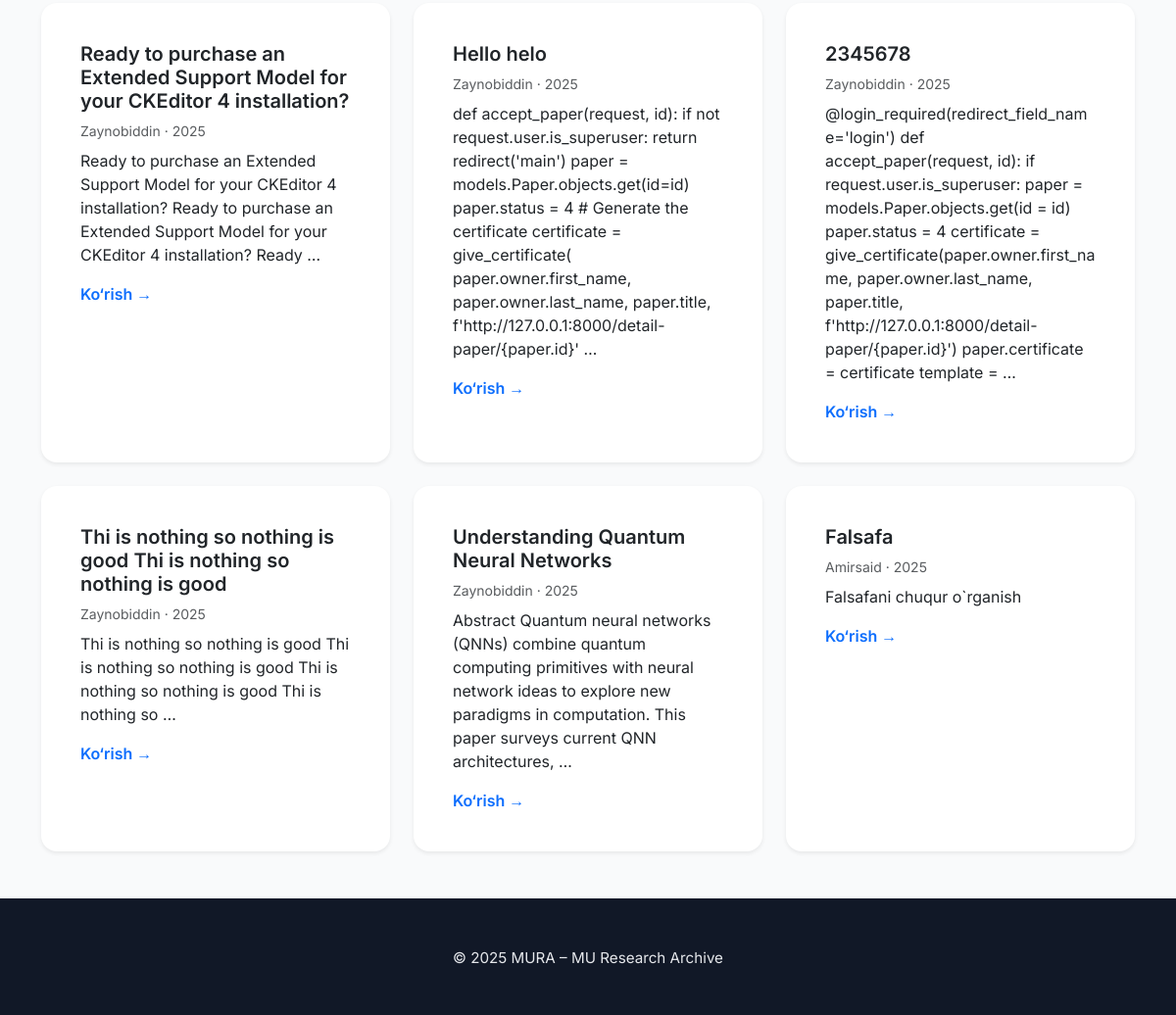
The app's page /all-papers/ (signed in, lower part), older data.
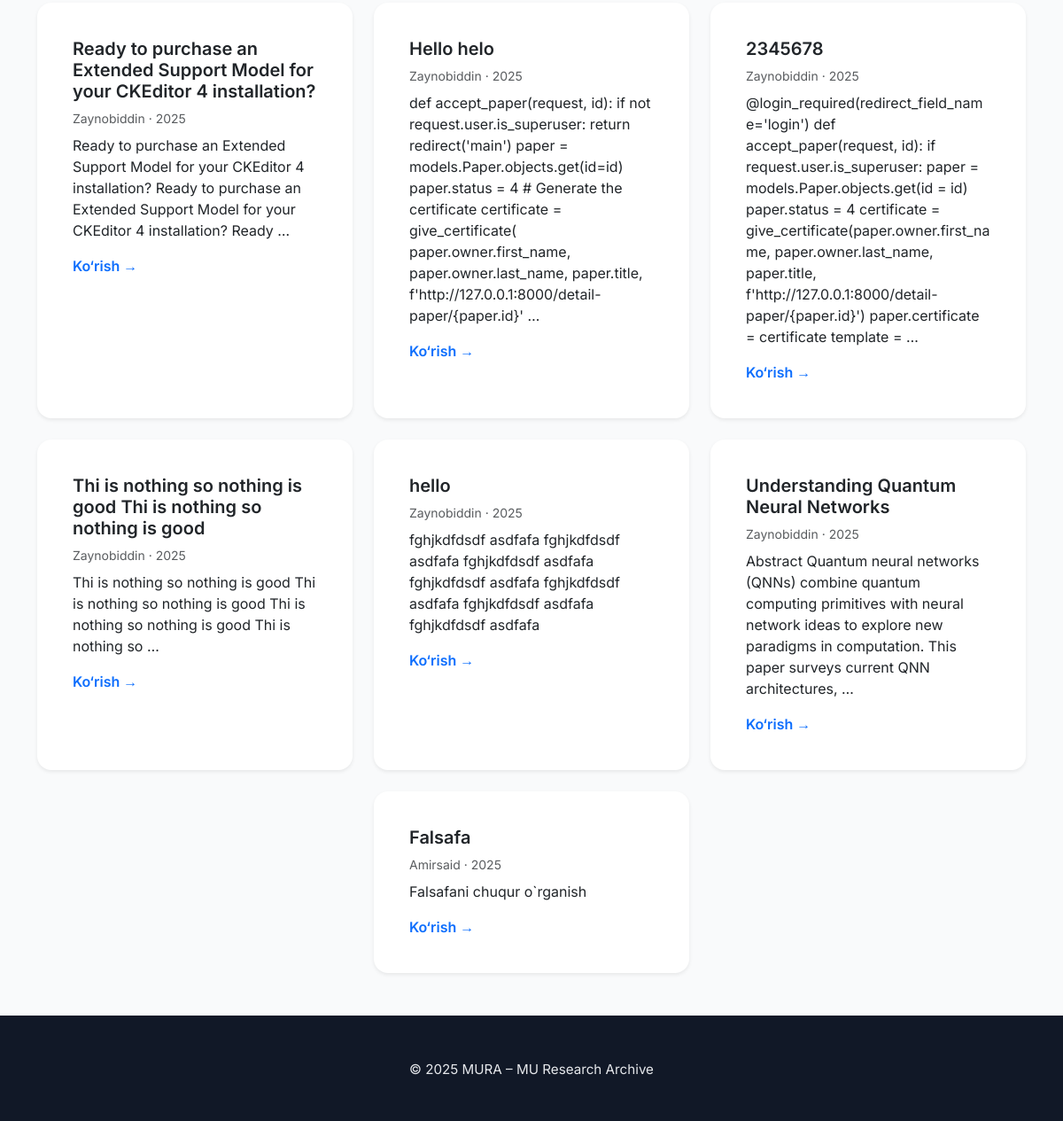
The same page, newer data.
### main/models.py (models this page shows, shortened)
class Paper(models.Model):
    STATUS_CHOICES = [
        (1, 'draft'),
        (2, 'on_process'),
        (3, 'declined'),
        (4, 'accepted'),
        (5, 'payment_process'),
        (6, 'blocked')
    ]
    owner = models.ForeignKey(CustomUser, on_delete=models.CASCADE)
    category = models.ForeignKey('Category', on_delete=models.SET_NULL, null=True)
    title = models.CharField(
        max_length=200,
        validators=[MinLengthValidator(1)],
        help_text="Sarlavha 1–100 belgidan iborat bo‘lishi kerak."
    )
    abstract = models.TextField(
        validators=[MinLengthValidator(100)],
        help_text="Qisqacha mazmun kamida 100 ta belgidan iborat bo‘lishi kerak."
    )
    intro = models.TextField()
    file = models.FileField(upload_to='pdfs/')
    status = models.IntegerField(
        choices=STATUS_CHOICES,
        default=1,
        help_text="Maqolaning joriy holatini tanlang."
    )
    published_at = models.DateField(auto_now=True)
    keywords = models.CharField(
        validators=[MinLengthValidator(10)],
        help_text="Kalit so‘zlar 10–300 belgidan iborat bo‘lishi kerak."
    )
    pages = models.IntegerField(
        null=True,
        blank=True,
        help_text="Betlar soni 3–50 oralig‘ida bo‘lishi kerak."
    )
    organization = models.CharField(
        max_length=120,
        validators=[MinLengthValidator(1)],
        null=True,
        blank=True,
        help_text="Tashkilot nomi 5–120 belgidan iborat bo‘lishi kerak."
    )
    paid_at = models.DateTimeField(null=True, blank=True)
    reject_count = models.IntegerField(default=0)
    citations = models.TextField(null=True)
    certificate = models.FileField(null=True)

class CustomUser(AbstractUser):
    avatar = models.ImageField(upload_to='avatars/', null=True, blank=True)
    status = models.IntegerField(default=0)

### main/views.py (the view, shortened to what this page needs)
# urls.py: path('all-papers/', AllPapersView.as_view(), name='all_papers'),
class AllPapersView(ListView):
    model = Paper
    template_name = 'templates/all-papers.html'
    context_object_name = 'papers'
    paginate_by = 9
    def get_queryset(self):
        queryset = Paper.objects.filter(status=4).order_by('-published_at')
        query = self.request.GET.get('q')
        category_id = self.request.GET.get('category')
        if category_id:
            queryset = queryset.filter(category__id=category_id)
        return queryset
    def get_context_data(self, **kwargs):
        context = super().get_context_data(**kwargs)
        context['categories'] = Category.objects.all()
        return context

### templates/all-papers.html (shortened to what this page needs)
{% extends "base.html" %}
{% load static %}
{% block content %}
    <section class="container my-5">
        <div class="row g-4 justify-content-center">
            {% for paper in papers %}
                <div class="col-12 col-sm-6 col-lg-4 d-flex">
                    <div class="card p-4 flex-fill shadow-sm border-0 paper-card">
                        <div class="card-body">
                            <h5 class="card-title fw-semibold">{{ paper.title }}</h5>
                            <p class="text-muted small mb-2">
                                {{ paper.owner.first_name }} · {{ paper.published_at|date:"Y" }}
                            </p>
                            <p>{{ paper.abstract|truncatewords:25 }}</p>
                            <a href="{% url 'detail_paper' paper.id %}"
                               class="text-primary fw-semibold text-decoration-none">
                                Ko‘rish →
                            </a>
                        </div>
                    </div>
                </div>
            {% empty %}
                <p class="text-center text-muted">Hozircha maqolalar mavjud emas.</p>
            {% endfor %}
        </div>
    </section>
{% endblock %}

Row changes from the older to the newer data that the page shows:
added Paper: title "hello", owner.first_name "Zaynobiddin", published_at "2025", abstract "fghjkdfdsdf asdfafa fghjkdfdsdf asdfafa fghjkdfdsdf asdfafa fghjkdfdsdf asdfafa fghjkdfdsdf asdfafa fghjkdfdsdf asdfafa fghjkdfdsdf asdfafa"
